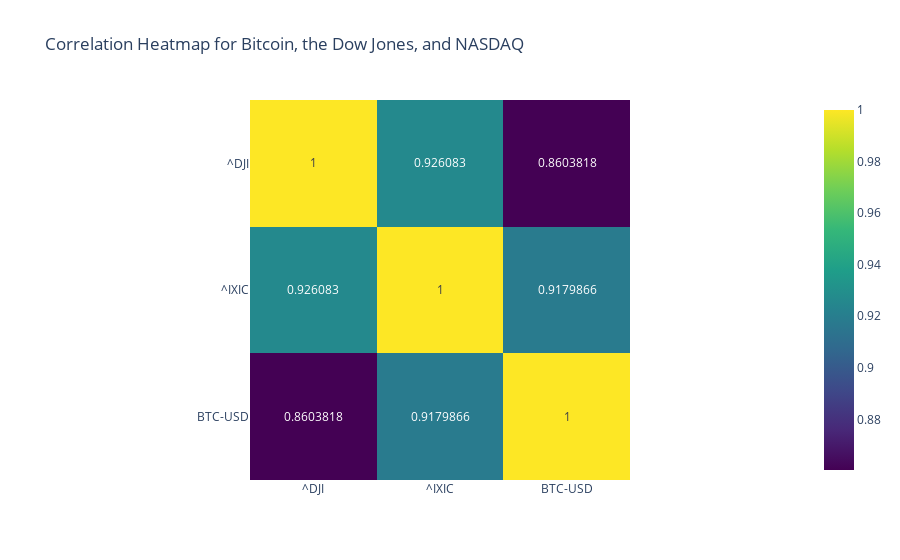

The code cell stored with this chart in its notebook:
### Markdown cell above
# Same Visualization but with Plotly:

### Code cell
# Define the tickers
tickers = ["^DJI", "^IXIC", "BTC-USD"]

# Define the time period
start_date = "2020-04-01"
end_date = datetime.now().strftime('%Y-%m-%d')

# Fetch the data
data = {}
for ticker in tickers:
    data[ticker] = yf.download(ticker, start=start_date, end=end_date)['Close']

# Combine the data into a single DataFrame
combined_data = pd.concat(data.values(), axis=1, keys=data.keys())

# Reset index to handle MultiIndex
combined_data.reset_index(inplace=True)

# Fill NaN values with the previous day's data
combined_data.ffill(inplace=True)

# Set the "Date" column as the index
combined_data.set_index("Date", inplace=True)

# Flatten the MultiIndex columns
combined_data.columns = combined_data.columns.get_level_values(0)

# Calculate the correlation matrix
correlation_matrix = combined_data.corr()

# Plot the heatmap using Plotly
fig = px.imshow(correlation_matrix, 
                text_auto=True, 
                color_continuous_scale='viridis', 
                title='Correlation Heatmap for Bitcoin, the Dow Jones, and NASDAQ')
fig.show()

### Figure 1 — Plotly figure (JSON) as saved in the notebook; plotly's stock layout.template omitted (floating-point values rounded to 4 significant figures)
{"data": [{"coloraxis": "coloraxis", "hovertemplate": "x: %{x}<br>y: %{y}<br>color: %{z}<extra></extra>", "name": "0", "texttemplate": "%{z}", "type": "heatmap", "x": ["^DJI", "^IXIC", "BTC-USD"], "xaxis": "x", "y": ["^DJI", "^IXIC", "BTC-USD"], "yaxis": "y", "z": [[1, 0.9261, 0.8604], [0.9261, 1, 0.918], [0.8604, 0.918, 1]]}], "layout": {"coloraxis": {"colorscale": [[0, "#440154"], [0.1111, "#482878"], [0.2222, "#3e4989"], [0.3333, "#31688e"], [0.4444, "#26828e"], [0.5556, "#1f9e89"], [0.6667, "#35b779"], [0.7778, "#6ece58"], [0.8889, "#b5de2b"], [1, "#fde725"]]}, "title": {"text": "Correlation Heatmap for Bitcoin, the Dow Jones, and NASDAQ"}, "xaxis": {"anchor": "y", "constrain": "domain", "domain": [0, 1], "scaleanchor": "y"}, "yaxis": {"anchor": "x", "autorange": "reversed", "constrain": "domain", "domain": [0, 1]}}}
